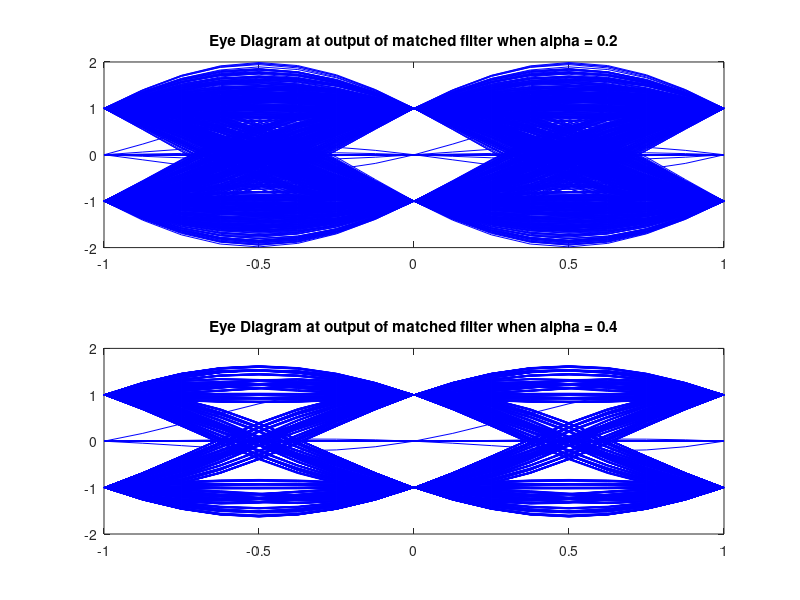

Write MATLAB code to recreate this figure. (Note: this script raises an error after producing the figure.)
load workspace
close all
figure
subplot(2,1,1)
plot(0,0)
hold on
for n=1:8:8*N-16
    plot(-1:1/8:1, real(y1(n:n+16)), 'b')
end
hold off
title('Eye Diagram at output of matched filter when alpha = 0.2')
subplot(2,1,2)
plot(0,0)
hold on
for n=1:8:8*N-16
    plot(-1:1/8:1, real(y2(n:n+16)), 'b')
end
hold off
title('Eye Diagram at output of matched filter when alpha = 0.4')
save('workspace.mat')